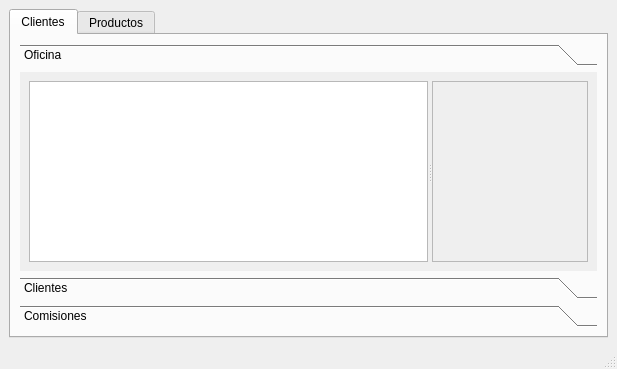
<?xml version="1.0" encoding="UTF-8"?>
<ui version="4.0">
 <class>MainWindow</class>
 <widget class="QMainWindow" name="MainWindow">
  <property name="geometry">
   <rect>
    <x>0</x>
    <y>0</y>
    <width>617</width>
    <height>369</height>
   </rect>
  </property>
  <property name="windowTitle">
   <string>Cobranza</string>
  </property>
  <widget class="QWidget" name="centralwidget">
   <layout class="QVBoxLayout" name="verticalLayout">
    <item>
     <widget class="QTabWidget" name="mainTabs">
      <property name="currentIndex">
       <number>0</number>
      </property>
      <widget class="QWidget" name="ClientesTab">
       <attribute name="title">
        <string>Clientes</string>
       </attribute>
       <layout class="QVBoxLayout" name="verticalLayout_2">
        <item>
         <widget class="QToolBox" name="ClientesSection">
          <property name="currentIndex">
           <number>0</number>
          </property>
          <widget class="QWidget" name="oficinaTab">
           <property name="geometry">
            <rect>
             <x>0</x>
             <y>0</y>
             <width>583</width>
             <height>197</height>
            </rect>
           </property>
           <attribute name="label">
            <string>Oficina</string>
           </attribute>
           <layout class="QVBoxLayout" name="verticalLayout_3">
            <item>
             <widget class="QSplitter" name="splitter">
              <property name="orientation">
               <enum>Qt::Horizontal</enum>
              </property>
              <widget class="QTableView" name="tableView"/>
              <widget class="QFrame" name="frame">
               <property name="frameShape">
                <enum>QFrame::StyledPanel</enum>
               </property>
               <property name="frameShadow">
                <enum>QFrame::Raised</enum>
               </property>
              </widget>
             </widget>
            </item>
           </layout>
          </widget>
          <widget class="QWidget" name="ClientesTab">
           <property name="geometry">
            <rect>
             <x>0</x>
             <y>0</y>
             <width>583</width>
             <height>197</height>
            </rect>
           </property>
           <attribute name="label">
            <string>Clientes</string>
           </attribute>
           <layout class="QVBoxLayout" name="verticalLayout_4">
            <item>
             <widget class="QSplitter" name="splitter_2">
              <property name="orientation">
               <enum>Qt::Horizontal</enum>
              </property>
              <widget class="QTableView" name="tableView_2"/>
              <widget class="QFrame" name="frame_2">
               <property name="frameShape">
                <enum>QFrame::StyledPanel</enum>
               </property>
               <property name="frameShadow">
                <enum>QFrame::Raised</enum>
               </property>
              </widget>
             </widget>
            </item>
           </layout>
          </widget>
          <widget class="QWidget" name="Comisiones">
           <attribute name="label">
            <string>Comisiones</string>
           </attribute>
           <layout class="QHBoxLayout" name="horizontalLayout">
            <item>
             <widget class="QSplitter" name="splitter_3">
              <property name="orientation">
               <enum>Qt::Horizontal</enum>
              </property>
              <widget class="QTableView" name="tableView_3"/>
              <widget class="QFrame" name="frame_3">
               <property name="frameShape">
                <enum>QFrame::StyledPanel</enum>
               </property>
               <property name="frameShadow">
                <enum>QFrame::Raised</enum>
               </property>
              </widget>
             </widget>
            </item>
           </layout>
          </widget>
         </widget>
        </item>
       </layout>
      </widget>
      <widget class="QWidget" name="ProductosTab">
       <attribute name="title">
        <string>Productos</string>
       </attribute>
       <layout class="QHBoxLayout" name="horizontalLayout_2">
        <item>
         <widget class="QSplitter" name="splitter_4">
          <property name="orientation">
           <enum>Qt::Horizontal</enum>
          </property>
          <widget class="QTableView" name="tableView_4"/>
          <widget class="QFrame" name="frame_4">
           <property name="frameShape">
            <enum>QFrame::StyledPanel</enum>
           </property>
           <property name="frameShadow">
            <enum>QFrame::Raised</enum>
           </property>
          </widget>
         </widget>
        </item>
       </layout>
      </widget>
     </widget>
    </item>
   </layout>
  </widget>
  <widget class="QMenuBar" name="menubar">
   <property name="geometry">
    <rect>
     <x>0</x>
     <y>0</y>
     <width>617</width>
     <height>20</height>
    </rect>
   </property>
  </widget>
  <widget class="QStatusBar" name="statusbar"/>
 </widget>
 <resources/>
 <connections/>
</ui>
